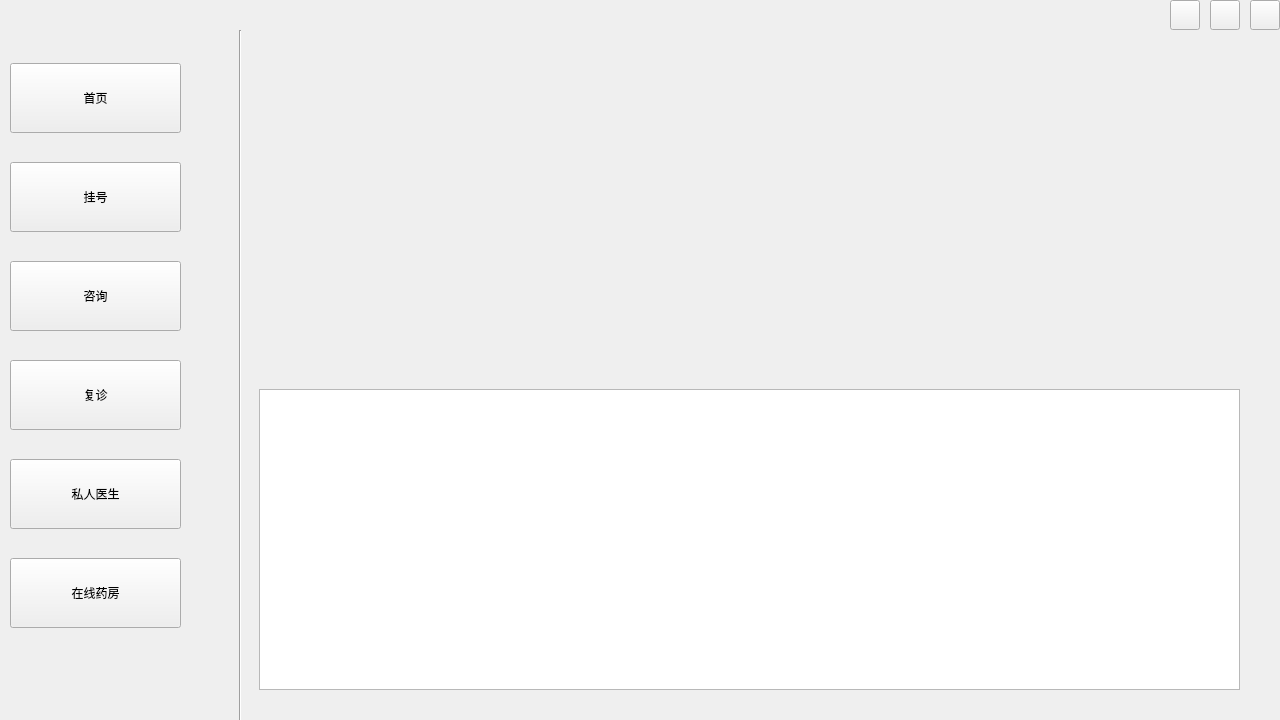
<?xml version="1.0" encoding="UTF-8"?>
<ui version="4.0">
 <class>Form</class>
 <widget class="QWidget" name="Form">
  <property name="geometry">
   <rect>
    <x>0</x>
    <y>0</y>
    <width>1280</width>
    <height>720</height>
   </rect>
  </property>
  <property name="windowTitle">
   <string>Form</string>
  </property>
  <widget class="QWidget" name="layoutWidget">
   <property name="geometry">
    <rect>
     <x>10</x>
     <y>40</y>
     <width>171</width>
     <height>611</height>
    </rect>
   </property>
   <layout class="QVBoxLayout" name="verticalLayout">
    <item>
     <widget class="QPushButton" name="first_page_button">
      <property name="minimumSize">
       <size>
        <width>0</width>
        <height>70</height>
       </size>
      </property>
      <property name="sizeIncrement">
       <size>
        <width>0</width>
        <height>0</height>
       </size>
      </property>
      <property name="text">
       <string>首页</string>
      </property>
     </widget>
    </item>
    <item>
     <widget class="QPushButton" name="second_page_button">
      <property name="minimumSize">
       <size>
        <width>0</width>
        <height>70</height>
       </size>
      </property>
      <property name="text">
       <string>挂号</string>
      </property>
     </widget>
    </item>
    <item>
     <widget class="QPushButton" name="third_page_button">
      <property name="minimumSize">
       <size>
        <width>0</width>
        <height>70</height>
       </size>
      </property>
      <property name="text">
       <string>咨询</string>
      </property>
     </widget>
    </item>
    <item>
     <widget class="QPushButton" name="forth_page_button">
      <property name="minimumSize">
       <size>
        <width>0</width>
        <height>70</height>
       </size>
      </property>
      <property name="text">
       <string>复诊</string>
      </property>
     </widget>
    </item>
    <item>
     <widget class="QPushButton" name="fifth_page_button">
      <property name="minimumSize">
       <size>
        <width>0</width>
        <height>70</height>
       </size>
      </property>
      <property name="text">
       <string>私人医生</string>
      </property>
     </widget>
    </item>
    <item>
     <widget class="QPushButton" name="sixth_page_button">
      <property name="minimumSize">
       <size>
        <width>0</width>
        <height>70</height>
       </size>
      </property>
      <property name="text">
       <string>在线药房</string>
      </property>
     </widget>
    </item>
   </layout>
  </widget>
  <widget class="QLabel" name="left_menu_label">
   <property name="geometry">
    <rect>
     <x>0</x>
     <y>30</y>
     <width>221</width>
     <height>691</height>
    </rect>
   </property>
   <property name="text">
    <string/>
   </property>
   <property name="pixmap">
    <pixmap>../混合彩色竖屏.jpg</pixmap>
   </property>
  </widget>
  <widget class="QWidget" name="first_page_widget" native="true">
   <property name="geometry">
    <rect>
     <x>259</x>
     <y>29</y>
     <width>981</width>
     <height>671</height>
    </rect>
   </property>
   <widget class="QLabel" name="big_picture_label">
    <property name="geometry">
     <rect>
      <x>0</x>
      <y>0</y>
      <width>981</width>
      <height>351</height>
     </rect>
    </property>
    <property name="text">
     <string/>
    </property>
    <property name="pixmap">
     <pixmap>../水彩插画.jpg</pixmap>
    </property>
   </widget>
   <widget class="QTableView" name="tableView">
    <property name="geometry">
     <rect>
      <x>0</x>
      <y>360</y>
      <width>981</width>
      <height>301</height>
     </rect>
    </property>
   </widget>
  </widget>
  <widget class="Line" name="line">
   <property name="geometry">
    <rect>
     <x>230</x>
     <y>30</y>
     <width>20</width>
     <height>691</height>
    </rect>
   </property>
   <property name="orientation">
    <enum>Qt::Vertical</enum>
   </property>
  </widget>
  <widget class="QLabel" name="top_menu_label">
   <property name="geometry">
    <rect>
     <x>0</x>
     <y>0</y>
     <width>1291</width>
     <height>31</height>
    </rect>
   </property>
   <property name="text">
    <string/>
   </property>
   <property name="pixmap">
    <pixmap>../流线条艺术.jpg</pixmap>
   </property>
  </widget>
  <widget class="QPushButton" name="subtract_button">
   <property name="geometry">
    <rect>
     <x>1210</x>
     <y>0</y>
     <width>30</width>
     <height>30</height>
    </rect>
   </property>
   <property name="text">
    <string/>
   </property>
   <property name="icon">
    <iconset>
     <normaloff>../subtract.png</normaloff>../subtract.png</iconset>
   </property>
  </widget>
  <widget class="QPushButton" name="close_button">
   <property name="geometry">
    <rect>
     <x>1250</x>
     <y>0</y>
     <width>30</width>
     <height>30</height>
    </rect>
   </property>
   <property name="text">
    <string/>
   </property>
   <property name="icon">
    <iconset>
     <normaloff>../close.png</normaloff>../close.png</iconset>
   </property>
  </widget>
  <widget class="QPushButton" name="profile_button">
   <property name="geometry">
    <rect>
     <x>1170</x>
     <y>0</y>
     <width>30</width>
     <height>30</height>
    </rect>
   </property>
   <property name="toolTip">
    <string/>
   </property>
   <property name="whatsThis">
    <string/>
   </property>
   <property name="text">
    <string/>
   </property>
   <property name="icon">
    <iconset>
     <normaloff>../我的.png</normaloff>../我的.png</iconset>
   </property>
  </widget>
  <zorder>left_menu_label</zorder>
  <zorder>layoutWidget</zorder>
  <zorder>first_page_widget</zorder>
  <zorder>line</zorder>
  <zorder>top_menu_label</zorder>
  <zorder>subtract_button</zorder>
  <zorder>close_button</zorder>
  <zorder>profile_button</zorder>
 </widget>
 <resources/>
 <connections/>
</ui>
